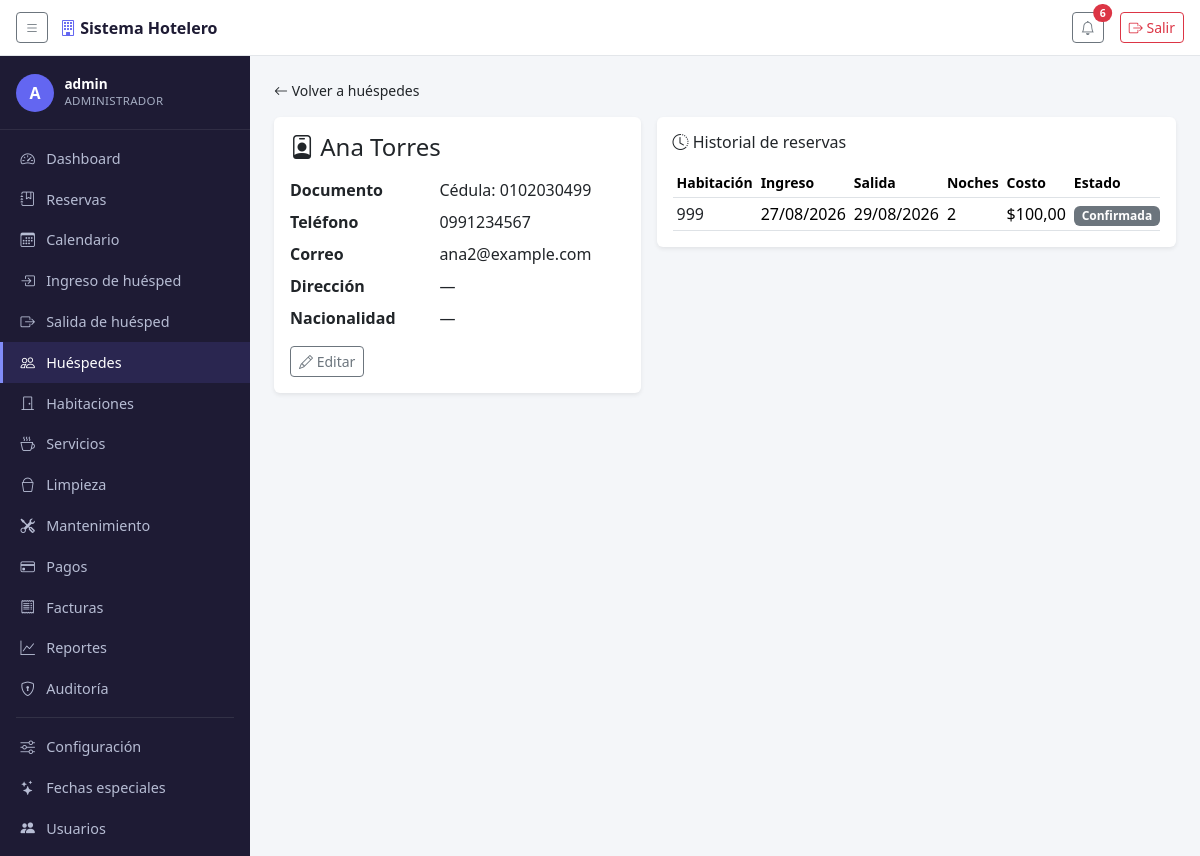
The page /huespedes/0102030499/ (signed in) on the database its author committed.
### reservas/models.py (models this page shows, shortened)
class Cliente(models.Model):
    cedula = models.CharField(
        max_length=13, primary_key=True, verbose_name='N.º de documento',
        help_text='Cédula (10 dígitos) o RUC (13 dígitos) según el tipo elegido abajo.',
    )
    tipo_documento = models.CharField(max_length=20, choices=TIPOS_DOCUMENTO, default='Cedula')
    nombre = models.CharField(max_length=50)
    apellido = models.CharField(max_length=50)
    telefono = models.CharField(
        max_length=10, validators=[validar_telefono_ecuador],
        help_text='10 dígitos, empieza con 0 (ej. 0991234567).',
    )
    correo = models.EmailField()
    direccion = models.CharField(max_length=100, null=True, blank=True)
    nacionalidad = models.CharField(max_length=50, null=True, blank=True)
    observaciones = models.TextField(null=True, blank=True)
    class Meta:
        ordering = ['apellido', 'nombre']
    def nombre_completo(self):
        return f'{self.nombre} {self.apellido}'

class Reserva(models.Model):
    cliente = models.ForeignKey(Cliente, on_delete=models.RESTRICT)
    habitacion = models.ForeignKey(Habitacion, on_delete=models.CASCADE)
    fecha_ingreso = models.DateField()
    fecha_salida = models.DateField()
    creada_en = models.DateTimeField(auto_now_add=True, null=True)
    check_in_at = models.DateTimeField(null=True, blank=True)
    check_out_at = models.DateTimeField(null=True, blank=True)
    cancelada_en = models.DateTimeField(null=True, blank=True)
    motivo_cancelacion = models.TextField(blank=True)
    class Meta:
        ordering = ['-fecha_ingreso']
        constraints = [
            models.CheckConstraint(
                check=Q(fecha_salida__gt=models.F('fecha_ingreso')),
                name='reserva_fecha_salida_posterior_a_ingreso',
            ),
        ]
    def duracion(self):
        return (self.fecha_salida - self.fecha_ingreso).days
    def temporada_especial(self):
        return FechaEspecial.objects.filter(
            activo=True, fecha_inicio__lte=self.fecha_salida, fecha_fin__gte=self.fecha_ingreso,
        ).order_by('-fecha_inicio').first()
    def costo(self):
        base = self.habitacion.precio * self.duracion()
        temporada = self.temporada_especial()
        if temporada and temporada.porcentaje_ajuste:
            factor = Decimal('1') + (temporada.porcentaje_ajuste / Decimal('100'))
            base = (base * factor).quantize(Decimal('0.01'))
        return base
    def total_consumos(self):
        return self.consumos.aggregate(t=Sum('subtotal'))['t'] or 0
    def total_con_iva(self):
        return self.costo() + self.total_consumos()
    def total_pagado(self):
        return self.pagos.aggregate(t=Sum('monto'))['t'] or 0
    def saldo_pendiente(self):
        total = self.factura.total if hasattr(self, 'factura') else self.total_con_iva()
        return total - self.total_pagado()
    def esta_cancelada(self):
        return self.cancelada_en is not None
    def es_no_show(self):
        return (
            not self.esta_cancelada()
            and self.check_in_at is None
            and self.fecha_salida < date.today()
        )
    def estado_display(self):
        if self.esta_cancelada():
            return 'Cancelada'
        if self.check_out_at:
            return 'Completada'
        if self.check_in_at:
            return 'Alojado'
        if self.es_no_show():
            return 'No-show'
        return 'Confirmada'

class Habitacion(models.Model):
    codigo = models.CharField(max_length=100, primary_key=True)
    numero = models.CharField(max_length=10, unique=True)
    tipo = models.ForeignKey(TipoHabitacion, on_delete=models.PROTECT, related_name='habitaciones')
    precio = models.DecimalField(
        max_digits=10, decimal_places=2,
        help_text=(
            'Precio por noche que paga el huésped, IVA incluido (sección 31). '
            'Si se deja en blanco se usa el del tipo.'
        ),
    )
    estado = models.CharField(max_length=20, choices=ESTADOS_HABITACION, default='Disponible')
    piso = models.CharField(max_length=10, null=True, blank=True)
    descripcion = models.TextField(null=True, blank=True)
    caracteristicas = models.TextField(
        null=True, blank=True,
        help_text='Ej: vista al mar, balcón, aire acondicionado (texto libre por ahora).',
    )
    imagen = models.ImageField(upload_to='habitaciones/', null=True, blank=True)
    class Meta:
        ordering = ['numero']

### reservas/views.py (the view)
# urls.py: path('huespedes/<str:cedula>/', views.huesped_detalle, name='huesped_detalle'),
@permission_required('reservas.view_cliente', raise_exception=True)
def huesped_detalle(request, cedula):
    huesped = get_object_or_404(Cliente, pk=cedula)
    reservas_qs = []
    if request.user.has_perm('reservas.view_reserva'):
        reservas_qs = huesped.reserva_set.select_related('habitacion').order_by('-fecha_ingreso')
    return render(request, 'reservas/huesped_detalle.html', {
        'seccion': 'huespedes',
        'huesped': huesped,
        'reservas': reservas_qs,
    })

### reservas/templates/reservas/huesped_detalle.html (shortened to what this page needs)
{% extends "base.html" %}
{% load reservas_extras %}
{% block content %}
<nav class="mb-3 small">
  <a href="{% url 'huespedes_lista' %}"><i class="bi bi-arrow-left"></i> Volver a huéspedes</a>
</nav>
<div class="row g-3">
  <div class="col-md-5">
    <div class="card border-0 shadow-sm">
      <div class="card-body">
        <h1 class="h4"><i class="bi bi-person-badge"></i> {{ huesped.nombre_completo }}</h1>
        <dl class="row mb-0 mt-3">
          <dt class="col-sm-5">Documento</dt>
          <dd class="col-sm-7">{{ huesped.get_tipo_documento_display }}: {{ huesped.cedula }}</dd>
          <dt class="col-sm-5">Teléfono</dt>
          <dd class="col-sm-7">{{ huesped.telefono }}</dd>
          <dt class="col-sm-5">Correo</dt>
          <dd class="col-sm-7">{{ huesped.correo }}</dd>
          <dt class="col-sm-5">Dirección</dt>
          <dd class="col-sm-7">{{ huesped.direccion|default:"—" }}</dd>
          <dt class="col-sm-5">Nacionalidad</dt>
          <dd class="col-sm-7">{{ huesped.nacionalidad|default:"—" }}</dd>
        </dl>
        {% if perms.reservas.change_cliente %}
        <a href="/admin/reservas/cliente/{{ huesped.cedula|urlencode }}/change/" class="btn btn-sm btn-outline-secondary mt-2">
          <i class="bi bi-pencil"></i> Editar
        </a>
        {% endif %}
      </div>
    </div>
  </div>
  <div class="col-md-7">
    <div class="card border-0 shadow-sm">
      <div class="card-body">
        <h2 class="h6 mb-3"><i class="bi bi-clock-history"></i> Historial de reservas</h2>
        {% if reservas %}
        <div class="table-responsive">
          <table class="table table-sm align-middle mb-0">
            <thead>
              <tr class="text-muted small">
                <th>Habitación</th>
                <th>Ingreso</th>
                <th>Salida</th>
                <th>Noches</th>
                <th>Costo</th>
                <th>Estado</th>
              </tr>
            </thead>
            <tbody>
              {% for r in reservas %}
              <tr>
                <td><a href="{% url 'reserva_detalle' r.id %}">{{ r.habitacion.numero }}</a></td>
                <td>{{ r.fecha_ingreso|date:"d/m/Y" }}</td>
                <td>{{ r.fecha_salida|date:"d/m/Y" }}</td>
                <td>{{ r.duracion }}</td>
                <td>${{ r.costo }}</td>
                <td><span class="badge text-bg-{{ r.estado_display|estado_reserva_badge }}">{{ r.estado_display }}</span></td>
              </tr>
              {% endfor %}
            </tbody>
          </table>
        </div>
        {% else %}
        <p class="text-muted small mb-0">Este huésped todavía no tiene reservas registradas.</p>
        {% endif %}
      </div>
    </div>
  </div>
</div>
{% endblock %}

### reservas/templates/base.html (shortened to what this page needs)
{% load static %}
<!DOCTYPE html>
<html lang="es">
<head>
<link href="https://cdn.jsdelivr.net/npm/bootstrap@5.3.3/dist/css/bootstrap.min.css" rel="stylesheet">
<link href="https://cdn.jsdelivr.net/npm/bootstrap-icons@1.11.3/font/bootstrap-icons.css" rel="stylesheet">
</head>
<body>
<header class="topbar">
  <button class="btn btn-sm btn-outline-secondary" id="toggle-sidebar" type="button" aria-label="Mostrar/ocultar menú">
    <i class="bi bi-list"></i>
  </button>
  <span class="brand"><i class="bi bi-building"></i> Sistema Hotelero</span>
  <div class="ms-auto d-flex align-items-center gap-3">
    {% if request.user.is_authenticated %}
    <div class="dropdown">
      <button class="btn btn-sm btn-outline-secondary position-relative" type="button" data-bs-toggle="dropdown" aria-expanded="false">
        <i class="bi bi-bell"></i>
        {% if notificaciones_count %}
        <span class="position-absolute top-0 start-100 translate-middle badge rounded-pill bg-danger">
          {{ notificaciones_count }}
        </span>
        {% endif %}
      </button>
    </div>
    {% endif %}
    <form method="post" action="{% url 'logout' %}" class="m-0">
      <button type="submit" class="btn btn-sm btn-outline-danger">
        <i class="bi bi-box-arrow-right"></i> Salir
      </button>
    </form>
  </div>
</header>
<nav class="sidebar" id="sidebar">
  {% if request.user.is_authenticated %}
  <div class="sidebar-usuario">
    <div class="avatar">{{ request.user.get_username|slice:":1"|upper }}</div>
    <div>
      <div class="nombre">{{ request.user.get_username }}</div>
      <div class="rol">
        {% if request.user.is_superuser %}Administrador{% else %}{{ request.user.groups.first.name|default:"Usuario" }}{% endif %}
      </div>
    </div>
  </div>
  {% endif %}
  <ul class="nav flex-column py-2">
    <li class="nav-item">
      <a class="nav-link {% if seccion == 'dashboard' %}active{% endif %}" href="{% url 'dashboard' %}">
        <i class="bi bi-speedometer2"></i> Dashboard
      </a>
    </li>
    {% if perms.reservas.view_reserva %}
    <li class="nav-item">
      <a class="nav-link {% if seccion == 'reservas' %}active{% endif %}" href="{% url 'reservas_lista' %}">
        <i class="bi bi-journal-bookmark"></i> Reservas
      </a>
    </li>
    <li class="nav-item">
      <a class="nav-link {% if seccion == 'calendario' %}active{% endif %}" href="{% url 'calendario' %}">
        <i class="bi bi-calendar3"></i> Calendario
      </a>
    </li>
    {% endif %}
    {% if perms.reservas.change_reserva %}
    <li class="nav-item">
      <a class="nav-link {% if seccion == 'checkin' %}active{% endif %}" href="{% url 'checkin_lista' %}">
        <i class="bi bi-box-arrow-in-right"></i> Ingreso de huésped
      </a>
    </li>
    <li class="nav-item">
      <a class="nav-link {% if seccion == 'checkout' %}active{% endif %}" href="{% url 'checkout_lista' %}">
        <i class="bi bi-box-arrow-right"></i> Salida de huésped
      </a>
    </li>
    {% endif %}
    {% if perms.reservas.view_cliente %}
    <li class="nav-item">
      <a class="nav-link {% if seccion == 'huespedes' %}active{% endif %}" href="{% url 'huespedes_lista' %}">
        <i class="bi bi-people"></i> Huéspedes
      </a>
    </li>
    {% endif %}
    {% if perms.reservas.view_habitacion %}
    <li class="nav-item">
      <a class="nav-link {% if seccion == 'habitaciones' %}active{% endif %}" href="{% url 'habitaciones_grid' %}">
        <i class="bi bi-door-closed"></i> Habitaciones
      </a>
    </li>
    {% endif %}
    {% if perms.reservas.view_servicio %}
    <li class="nav-item">
      <a class="nav-link" href="/admin/reservas/servicio/">
        <i class="bi bi-cup-hot"></i> Servicios
      </a>
    </li>
    {% endif %}
    {% if perms.reservas.view_tarealimpieza %}
    <li class="nav-item">
      <a class="nav-link {% if seccion == 'limpieza' %}active{% endif %}" href="{% url 'limpieza_lista' %}">
        <i class="bi bi-bucket"></i> Limpieza
      </a>
    </li>
    {% endif %}
    {% if perms.reservas.view_incidencia %}
    <li class="nav-item">
      <a class="nav-link {% if seccion == 'mantenimiento' %}active{% endif %}" href="{% url 'mantenimiento_lista' %}">
        <i class="bi bi-tools"></i> Mantenimiento
      </a>
    </li>
    {% endif %}
    {% if perms.reservas.view_pago %}
    <li class="nav-item">
      <a class="nav-link {% if seccion == 'pagos' %}active{% endif %}" href="{% url 'pagos_lista' %}">
        <i class="bi bi-credit-card"></i> Pagos
      </a>
    </li>
    {% endif %}
    {% if perms.reservas.view_factura %}
    <li class="nav-item">
      <a class="nav-link {% if seccion == 'facturas' %}active{% endif %}" href="{% url 'facturas_lista' %}">
        <i class="bi bi-receipt"></i> Facturas
      </a>
    </li>
    {% endif %}
    <li class="nav-item">
      <a class="nav-link {% if seccion == 'reportes' %}active{% endif %}" href="{% url 'reportes_lista' %}">
        <i class="bi bi-graph-up"></i> Reportes
      </a>
    </li>
    {% if perms.reservas.view_auditlog %}
    <li class="nav-item">
      <a class="nav-link {% if seccion == 'auditoria' %}active{% endif %}" href="{% url 'auditoria_lista' %}">
        <i class="bi bi-shield-lock"></i> Auditoría
      </a>
    </li>
    {% endif %}
    <li><hr class="text-secondary my-2 mx-3"></li>
    {% if perms.reservas.view_configuracionhotel %}
    <li class="nav-item">
      <a class="nav-link {% if seccion == 'configuracion' %}active{% endif %}" href="{% url 'configuracion' %}">
        <i class="bi bi-sliders"></i> Configuración
      </a>
    </li>
    {% endif %}
    {% if perms.reservas.view_fechaespecial %}
    <li class="nav-item">
      <a class="nav-link {% if seccion == 'fechas_especiales' %}active{% endif %}" href="{% url 'fechas_especiales_lista' %}">
        <i class="bi bi-stars"></i> Fechas especiales
      </a>
    </li>
    {% endif %}
    {% if request.user.is_superuser %}
    <li class="nav-item">
      <a class="nav-link {% if seccion == 'usuarios' %}active{% endif %}" href="{% url 'usuarios_lista' %}">
        <i class="bi bi-people-fill"></i> Usuarios
      </a>
    </li>
    {% endif %}
    <li><hr class="text-secondary my-2 mx-3"></li>
  </ul>
</nav>
<main class="contenido" id="contenido">
  {% block content %}{% endblock %}
</main>
</body>
</html>

### rows shown on the page
Cliente: nombre_completo "Ana Torres", tipo_documento "Cédula", cedula "0102030499", telefono "0991234567", correo "ana2@example.com", direccion "—", nacionalidad "—"
Reserva: habitacion.numero "999", fecha_ingreso "27/08/2026", fecha_salida "29/08/2026", duracion "2", costo "100,00", estado_display "Confirmada"

### other values the page prints
{{ notificaciones_count }} "6"
{{ request.user.get_username|slice:":1"|upper }} "A"
{{ request.user.get_username }} "admin"
